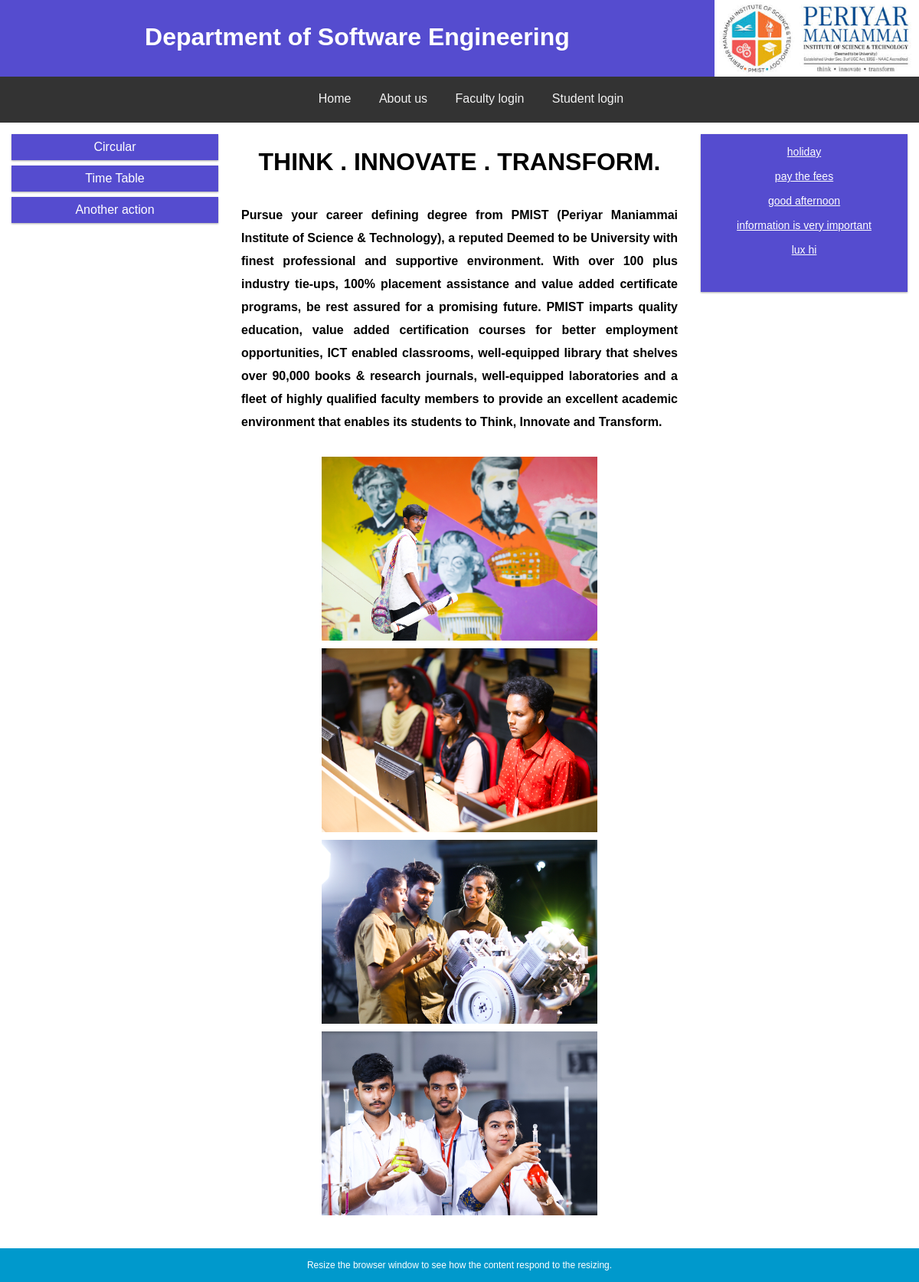
The page / on the database its author committed.
### authentication/models.py (models this page shows)
class infor(models.Model):
    val = models.CharField(max_length=4000)

### authentication/views.py (the view)
# urls.py: path('',views.come),
def come(request):
    gfg = infor.objects.all()
    return render(request,'authentication/home.html',{'gj':gfg})

### templates/authentication/home.html (shortened to what this page needs)
<!DOCTYPE html>
<html lang="en">
<head>
    <link rel="stylesheet" href="https://cdn.jsdelivr.net/npm/@fortawesome/fontawesome-free@6.1.1/css/fontawesome.min.css">
{% load static %}
</head>
<body>
  <div class="header">
    <h1 class="hq">  Department of Software Engineering </h1><div class="iii">
    <img class="iii" src="{% static 'images/images.jpg' %}" alt=""></div>
  </div>
  <div class="topnav">
    <div class = "sa"><a href="http://127.0.0.1:8000/">Home</a>
    <a href="/about/">About us</a>
    <a href="/ghg/">Faculty login</a>
    <a href="/login/">Student login</a></div>
  </div>
<div class="row">
  <div class="col-3 col-s-3 menu">
  <div class="dropdown">
    <ul class="dropdown-menu" aria-labelledby="dropdownMenuButton">
      <li>
        <a class="dropdown-item" href="#">
          Circular
        </a>
          </li>
      <li><a class="dropdown-item" href="/tm/">Time Table</a></li>
      <li>
        <a class="dropdown-item" href="#">Another action</a>
      </li>
    </ul>
  </div>
  {% load static %}
</div>
<div class="col-6 col-s-9">
  {% block content %}
<br>
<center><h1>THINK . INNOVATE . TRANSFORM.</h1></center><br><br>
<div class="con">
 <b> Pursue your career defining degree from PMIST (Periyar Maniammai Institute of Science & Technology), a reputed Deemed to be University with finest professional and supportive environment. With over 100 plus industry tie-ups, 100% placement assistance and value added certificate programs, be rest assured for a promising future. PMIST imparts quality education, value added certification courses for better employment opportunities, ICT enabled classrooms, well-equipped library that shelves over 90,000 books & research journals, well-equipped laboratories and a fleet of highly qualified faculty members to provide an excellent academic environment that enables its students to Think, Innovate and Transform.</b>
<br>
<br><center>
    <div class="seen">
    <img src="{% static 'images/1.jpg' %}" alt="">
    <img src="{% static 'images/2.jpg' %}" alt="">
    <img src="{% static 'images/3.jpg' %}" alt="">
    <img src="{% static 'images/4.jpg' %}" alt="">
    </div></center>
</div>
</div>
<div class="col-3 col-s-12">
  <div class="aside">
    <marquee direction="up"> {%  for i in gj %} <u>{{ i.val }} <br>  <br></u>{% endfor %}  </marquee><br>
  </div>
</div>
</div>
<div class="col">
<br>
  {% endblock %}
  </div>
<div class="footer">
  <p>Resize the browser window to see how the content respond to the resizing.</p>
</div>
</body>
</html>

### templates/authentication/home.html (style rules this page uses)
* { margin: 0; top: 0; box-sizing: border-box; }
body { text-align: center; background-repeat: no-repeat; background-position: 400px 250px ; position:absolute; }
* { box-sizing: border-box; }
.row::after { content: ""; clear: both; display: table; }
[class*="col-"] { float: left; padding: 15px; }
html { font-family: "Lucida Sans", sans-serif; }
.menu ul { list-style-type: none; margin: 0; padding: 0; }
.menu li { padding: 8px; margin-bottom: 7px; background-color: #554ccf; color: #ffffff; box-shadow: 0 1px 3px rgba(0,0,0,0.12), 0 1px 2px rgba(0,0,0,0.24); }
.aside { background-color: #554ccf; padding: 15px; color: #ffffff; text-align: center; font-size: 14px; box-shadow: 0 1px 3px rgba(0,0,0,0.12), 0 1px 2px rgba(0,0,0,0.24); }
.footer { background-color: #0099cc; color: #ffffff; text-align: center; font-size: 12px; padding: 15px; }
[class*="col-"] { width: 100%; }
@media only screen and (min-width: 600px) { .col-s-3 { width: 25%; } }
@media only screen and (min-width: 600px) { .col-s-9 { width: 75%; } }
@media only screen and (min-width: 600px) { .col-s-12 { width: 100%; } }
@media only screen and (min-width: 768px) { .col-3 { width: 25%; } }
@media only screen and (min-width: 768px) { .col-6 { width: 50%; } }
.col { text-align: left; margin-left: 380px; }
a { text-decoration: none; color: #fff; }
.con { line-height: 30px; text-align: justify; color: rgb(0, 0, 0); }
body { margin: 0; }
.header { background-color: #554ccf; text-align: center; height: 100px; color: #ffffff; }
.topnav { overflow: hidden; background-color: rgb(51, 51, 51); }
.topnav a { display: inline-block; color: #f2f2f2; text-align: center; padding: 14px 16px; text-decoration: none; height: 60px; line-height: 30px; }
.sa { margin-left:30px; }
.hq { margin-top: 30px; display: inline-block; }
.iii { display: block; margin-left: auto; float: right; height: 100px; }
.seen img { width: 360px; }

### rows shown on the page
infor: val "holiday"
infor: val "pay the fees"
infor: val "good afternoon"
infor: val "information is very important"
infor: val "lux hi"
